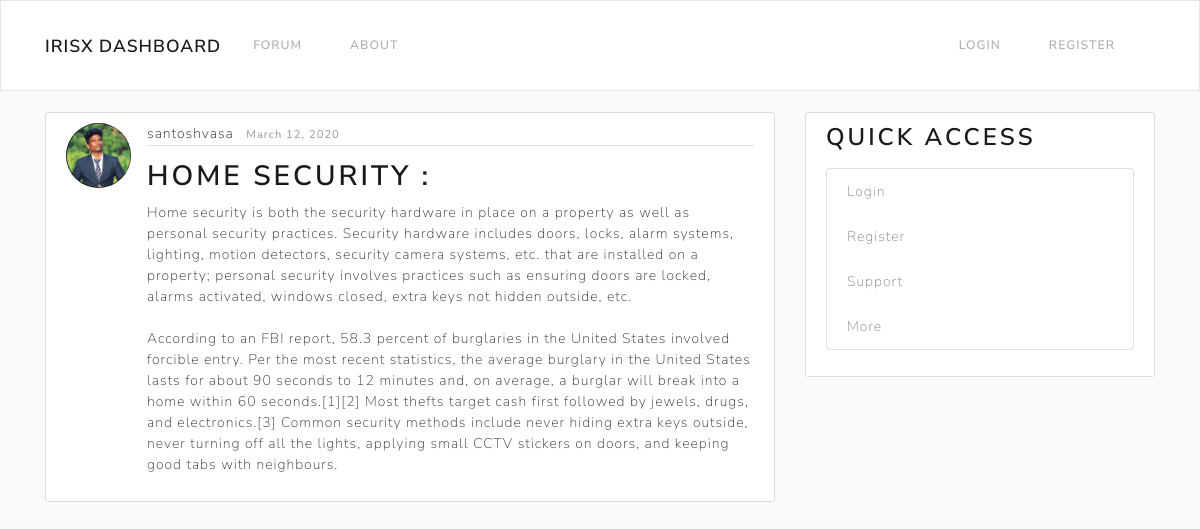
Page /blog/post/1/ on the committed database.
### blog/models.py (models this page shows, shortened)
class Post(models.Model):
    title = models.CharField(max_length=100)
    content = models.TextField()
    date_posted = models.DateTimeField(default=timezone.now)
    author = models.ForeignKey(User, on_delete=models.CASCADE)

### users/models.py (models this page shows, shortened)
class Profile(models.Model):
    user = models.OneToOneField(User, on_delete=models.CASCADE)
    image = models.ImageField(default='default.jpg', upload_to='profile_pics')

### blog/views.py (the view)
# urls.py: path('post/<int:pk>/', PostDetailView.as_view(), name='post-detail'),
class PostDetailView(DetailView):
    model = Post

### blog/templates/blog/post_detail.html (shortened to what this page needs)
{% extends "blog/base.html" %}
{% block content %}
      <article class="media content-section">
        <img class="rounded-circle article-img" src = "{{ object.author.profile.image.url }}">
        <div class="media-body">
          <div class="article-metadata">
            <a class="mr-2" href="{% url 'user-posts' object.author.username %}">{{ object.author }}</a>
            <small class="text-muted">{{ object.date_posted | date:"F d, Y" }}</small>
          </div>
          <h2>{{ object.title }}</h2>
          <p class="article-content">{{ object.content }}</p>
        </div>
      </article>
{% endblock content %}

### blog/static/blog/main_select.css (style rules this page uses)
body { background: #fafafa; color: #333333; margin-top: 7rem; }
.content-section { background: #ffffff; padding: 10px 20px; border: 1px solid #dddddd; border-radius: 3px; margin-bottom: 20px; }
.article-content { white-space: pre-line; }
.article-img { height: 65px; width: 65px; margin-right: 16px; }
.article-metadata { padding-bottom: 1px; margin-bottom: 14px; border-bottom: 1px solid #e3e3e3 }

### rows in the picture
Post: author.profile.image (picture), author "santoshvasa", date_posted "March 12, 2020", title "HOME SECURITY :", content "Home security is both the security hardware in place on a property as well as personal security practices. Security hardware includes doors, locks, alarm systems, lighting, motion detectors, security camera systems, etc. that are installed on a property; personal security involves practices such as ensuring doors are locked, alarms activated, windows closed, extra keys not hidden outside, etc. According to an FBI report, 58.3 percent of burglaries in the United States involved forcible entry. Per the most recent statistics, the average burglary in the United States lasts for about 90 seconds to 12 minutes and, on average, a burglar will break into a home within 60 seconds.[1][2] Most thefts…"
